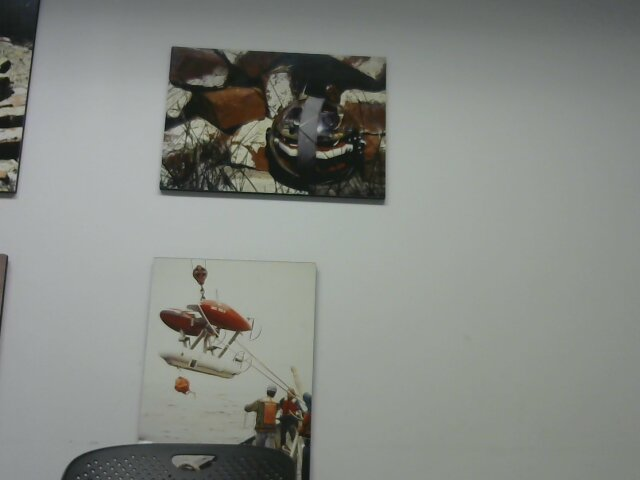
#> input picture test_images/img1.jpg, 640 x 480 px
$ python fundamental.py   (Python 2 division)   (older library calls are emulated)
#> lines starting #> are read from the running program, lines starting #| are printed output that depends on the picture
import cv2
import numpy as np
from matplotlib import pyplot as plt

def drawlines(img1,img2,lines,pts1,pts2):
    ''' img1 - image on which we draw the epilines for the points in img2
        lines - corresponding epilines '''
    r,c = img1.shape
    img1 = cv2.cvtColor(img1,cv2.COLOR_GRAY2BGR)
    img2 = cv2.cvtColor(img2,cv2.COLOR_GRAY2BGR)
    for r,pt1,pt2 in zip(lines,pts1,pts2):
        color = tuple(np.random.randint(0,255,3).tolist())
        x0,y0 = map(int, [0, -r[2]/r[1] ])
        x1,y1 = map(int, [c, -(r[2]+r[0]*c)/r[1] ])
        img1 = cv2.line(img1, (x0,y0), (x1,y1), color,1)
        img1 = cv2.circle(img1,tuple(pt1),5,color,-1)
        img2 = cv2.circle(img2,tuple(pt2),5,color,-1)
    return img1,img2

print "Reading images"

img1 = cv2.imread('../test_images/img1.jpg',0)  #queryimage # left image
#> img1: shape (480, 640); min 12, max 185, mean 135.6
img2 = cv2.imread('../test_images/img2.jpg',0) #trainimage # right image
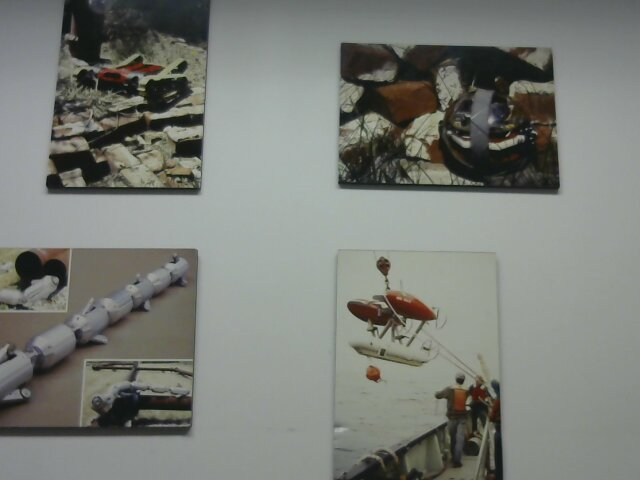
#> input picture test_images/img2.jpg, 640 x 480 px
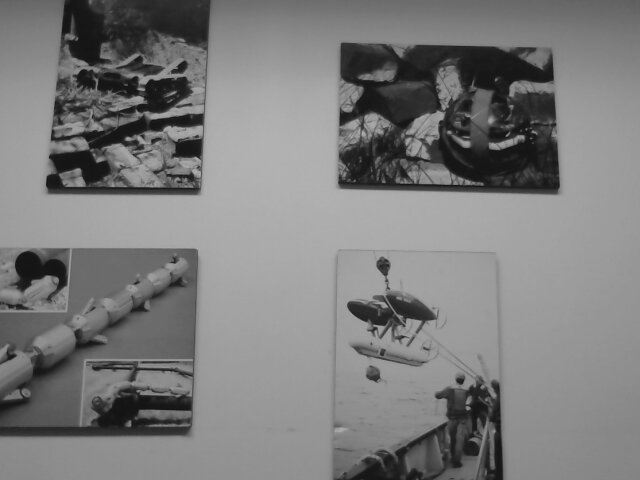
#> img2: shape (480, 640); min 11, max 181, mean 124

print "Images read"

sift = cv2.SIFT()

# find the keypoints and descriptors with SIFT
kp1, des1 = sift.detectAndCompute(img1,None)
#> kp1 = 596 keypoints; strongest (x, y, size): (199, 274, 9.6), (12, 150, 14.1), (170, 122, 8.4), (292, 152, 5.6)
kp2, des2 = sift.detectAndCompute(img2,None)
#> kp2 = 1120 keypoints; strongest (x, y, size): (383, 266, 9.2), (128, 139, 3.3), (54, 184, 12), (344, 118, 8.3)

# FLANN parameters
FLANN_INDEX_KDTREE = 0
index_params = dict(algorithm = FLANN_INDEX_KDTREE, trees = 5)
search_params = dict(checks=50)

flann = cv2.FlannBasedMatcher(index_params,search_params)
matches = flann.knnMatch(des1,des2,k=2)
#> matches = 596 matches

good = []
pts1 = []
pts2 = []

# ratio test as per Lowe's paper
for i,(m,n) in enumerate(matches):
    if m.distance < 0.8*n.distance:
        good.append(m)
        pts2.append(kp2[m.trainIdx].pt)
        pts1.append(kp1[m.queryIdx].pt)
#> after the loop, good = 332 matches; pts1 = 332 pairs, first value 5.74 to 407.4, second value 31.94 to 463.9; pts2 = 332 pairs, first value 31.66 to 575.4, second value 31.95 to 456

pts1 = np.array(pts1)
pts2 = np.array(pts2)
F, mask = cv2.findFundamentalMat(pts1,pts2)
#> F = [[-5.56e-08, 1.04e-05, -0.00579], [-1.03e-05, -7.15e-07, 0.000941], [0.00558, -0.00233, 1]]; mask = 332 values, max 1 at index 0, min 0 at index 10, mean 0.955


print F
#| [[-5.55884795e-08  1.04025308e-05 -5.78930475e-03]
#|  [-1.02737227e-05 -7.15280289e-07  9.41478959e-04]
#|  [ 5.57844738e-03 -2.32565347e-03  1.00000000e+00]]

# We select only inlier points
#pts1 = pts1[mask.ravel()==1]
#pts2 = pts2[mask.ravel()==1]

# Find epilines corresponding to points in right image (second image) and
# drawing its lines on left image
'''
lines1 = cv2.computeCorrespondEpilines(pts2.reshape(-1,1,2), 2,F)
lines1 = lines1.reshape(-1,3)
img5,img6 = drawlines(img1,img2,lines1,pts1,pts2)

# Find epilines corresponding to points in left image (first image) and
# drawing its lines on right image
lines2 = cv2.computeCorrespondEpilines(pts1.reshape(-1,1,2), 1,F)
lines2 = lines2.reshape(-1,3)
img3,img4 = drawlines(img2,img1,lines2,pts2,pts1)

plt.subplot(121),plt.imshow(img5)
plt.subplot(122),plt.imshow(img3)
plt.show()
'''
